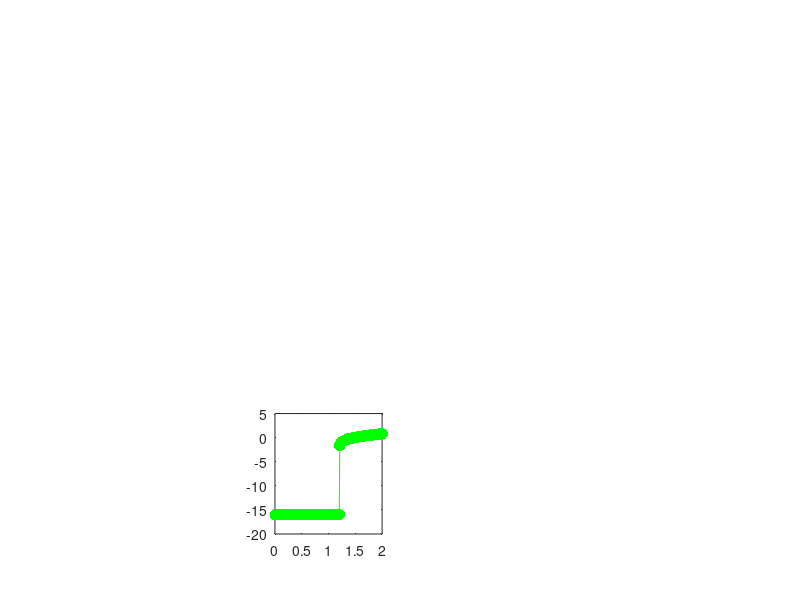

This chart was generated by the following MATLAB code: (Note: this script raises an error after producing the figure.)
% clear all; close all;
% % Equation 
% u_t = - u_x + nu*u_xx % Here nu is your epsilon
load('3s3pImexK=0.1.mat'); %method
nu = 1e-4;
lambda=.01:.01:2;

n=6;

x=linspace(0,1,n)'; dx=x(2)-x(1);
u0=@(x) x>=0.5 & x<1; % Step Function Initial Condition

% u_t = -D1u + nu*D2u
%--first-order derivative
D1= diag(ones(n,1))+ diag(-ones(n-1,1),-1);
D1(1,end)=-1;
D1=(1/dx)*D1;

%--second-order derivative
D2= -2*diag(ones(n,1))+ diag(ones(n-1,1),1) + diag(ones(n-1,1),-1);
D2(end,1)=1;D2(1,end)=1;
D2=(1/dx)^2*D2;

I=eye(n);
tvdFun = @(u) sum([abs(diff(u)); abs((u(1)-u(end)))]);

DT=lambda*dx;

for kk=1:length(lambda);
    
    dt=DT(kk);
    
    P=[A;b(:)'];%Explicit Coeficients
    Q=[Ahat;bhat(:)'];%Implicit Coeficients

    s=length(P)-1; %Number of stages the method is using
    
    t=0;                %Initial Time
    Tfinal=0.5;%25*dt;       %Final Time
    un=u0(x);
    TV=tvdFun(un);
    while t<Tfinal;
        dt = min(dt, abs(Tfinal - t));
        %t = t + dt ;
        u(:,1)=(I-dt*nu*Q(1,1)*D2)\un;
        for i=1:s; %i represents the stage
            utex(:,i)=-D1*u(:,i);     % explicit (saved as it keeps getting reused)
            utimp(:,i)=nu*D2*u(:,i);  % implicit (saved as it keeps getting reused)
            %%% Actual Time Stepping where u(:,i) represents the ith stage
            
            %This builds each stage of the RK method
            u(:,i+1)=un;
            for j=1:i
                u(:,i+1)=u(:,i+1)+dt*(P(i+1,j)*utex(:,j)+Q(i+1,j)*utimp(:,j)); %This is simply a summation operator, i.e u=u+dt*f(u)
            end
            if i~=s;
                u(:,i+1)=(I-dt*nu*Q(i+1,j+1)*D2)\u(:,i+1);                     %Incorporates Diagonal Implicit Element like a BE corrector step.
            end
        end
        un=u(:,i+1);% Update  Un
        t=t+dt;
        % %
%                   plot(x,un)
%                   axis([0,1,-1,2])
%         %
%                   pause(.1)
        
        TV=[TV,tvdFun(un)];
    end
    Violation(kk)=max([diff(TV),10^-16]);
end

%figure
subplot(3,4,10)
plot(lambda,log10(Violation),'g.-','markersize',25)
title(legends(10),'fontsize',16)